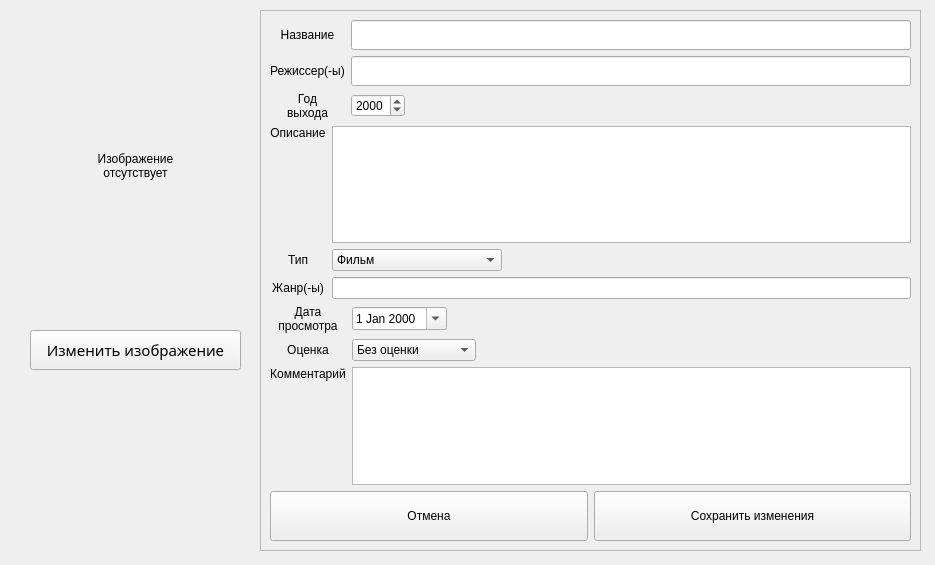
<?xml version="1.0" encoding="UTF-8"?>
<ui version="4.0">
 <class>EditRecord</class>
 <widget class="QWidget" name="EditRecord">
  <property name="geometry">
   <rect>
    <x>0</x>
    <y>0</y>
    <width>935</width>
    <height>565</height>
   </rect>
  </property>
  <property name="sizePolicy">
   <sizepolicy hsizetype="Fixed" vsizetype="Fixed">
    <horstretch>0</horstretch>
    <verstretch>0</verstretch>
   </sizepolicy>
  </property>
  <property name="windowTitle">
   <string>Редактирование</string>
  </property>
  <property name="windowIcon">
   <iconset resource="resources/resources.qrc">
    <normaloff>:/images/ico.png</normaloff>:/images/ico.png</iconset>
  </property>
  <widget class="QScrollArea" name="scrollArea">
   <property name="geometry">
    <rect>
     <x>260</x>
     <y>10</y>
     <width>661</width>
     <height>541</height>
    </rect>
   </property>
   <property name="styleSheet">
    <string notr="true"/>
   </property>
   <property name="widgetResizable">
    <bool>true</bool>
   </property>
   <widget class="QWidget" name="scrollAreaWidgetContents">
    <property name="geometry">
     <rect>
      <x>0</x>
      <y>0</y>
      <width>659</width>
      <height>539</height>
     </rect>
    </property>
    <layout class="QVBoxLayout" name="verticalLayout">
     <item>
      <layout class="QVBoxLayout" name="verticalLayout_3">
       <item>
        <layout class="QGridLayout" name="gridLayout_2">
         <item row="2" column="0">
          <widget class="QLabel" name="label_3">
           <property name="text">
            <string>Год 
выхода</string>
           </property>
           <property name="alignment">
            <set>Qt::AlignCenter</set>
           </property>
          </widget>
         </item>
         <item row="0" column="0">
          <widget class="QLabel" name="label">
           <property name="text">
            <string>Название</string>
           </property>
           <property name="alignment">
            <set>Qt::AlignCenter</set>
           </property>
          </widget>
         </item>
         <item row="2" column="1">
          <layout class="QHBoxLayout" name="horizontalLayout">
           <item>
            <widget class="QDateEdit" name="releaseDateEdit">
             <property name="minimumDate">
              <date>
               <year>1900</year>
               <month>1</month>
               <day>1</day>
              </date>
             </property>
             <property name="currentSection">
              <enum>QDateTimeEdit::YearSection</enum>
             </property>
             <property name="displayFormat">
              <string>yyyy</string>
             </property>
             <property name="calendarPopup">
              <bool>false</bool>
             </property>
            </widget>
           </item>
           <item>
            <spacer name="horizontalSpacer">
             <property name="orientation">
              <enum>Qt::Horizontal</enum>
             </property>
             <property name="sizeHint" stdset="0">
              <size>
               <width>40</width>
               <height>20</height>
              </size>
             </property>
            </spacer>
           </item>
          </layout>
         </item>
         <item row="0" column="1">
          <widget class="QLineEdit" name="nameLineEdit">
           <property name="font">
            <font>
             <family>Calibri Light</family>
             <pointsize>11</pointsize>
            </font>
           </property>
          </widget>
         </item>
         <item row="1" column="0">
          <widget class="QLabel" name="label_2">
           <property name="text">
            <string>Режиссер(-ы)</string>
           </property>
           <property name="alignment">
            <set>Qt::AlignCenter</set>
           </property>
          </widget>
         </item>
         <item row="1" column="1">
          <widget class="QLineEdit" name="authorLineEdit">
           <property name="font">
            <font>
             <family>Calibri Light</family>
             <pointsize>11</pointsize>
            </font>
           </property>
          </widget>
         </item>
        </layout>
       </item>
       <item>
        <layout class="QGridLayout" name="gridLayout_3">
         <item row="1" column="0">
          <widget class="QLabel" name="label_8">
           <property name="text">
            <string>Тип</string>
           </property>
           <property name="alignment">
            <set>Qt::AlignCenter</set>
           </property>
          </widget>
         </item>
         <item row="2" column="0">
          <widget class="QLabel" name="label_5">
           <property name="text">
            <string>Жанр(-ы)</string>
           </property>
           <property name="alignment">
            <set>Qt::AlignCenter</set>
           </property>
          </widget>
         </item>
         <item row="0" column="0">
          <widget class="QLabel" name="label_4">
           <property name="text">
            <string>Описание</string>
           </property>
           <property name="alignment">
            <set>Qt::AlignHCenter|Qt::AlignTop</set>
           </property>
          </widget>
         </item>
         <item row="0" column="1">
          <widget class="QTextEdit" name="descriptionTextEdit">
           <property name="font">
            <font>
             <family>Calibri Light</family>
             <pointsize>11</pointsize>
            </font>
           </property>
           <property name="lineWidth">
            <number>1</number>
           </property>
          </widget>
         </item>
         <item row="2" column="1">
          <widget class="QLineEdit" name="genresLineEdit"/>
         </item>
         <item row="1" column="1">
          <layout class="QHBoxLayout" name="horizontalLayout_5">
           <item>
            <widget class="QComboBox" name="typeComboBox">
             <property name="currentText">
              <string>Фильм</string>
             </property>
             <item>
              <property name="text">
               <string>Фильм</string>
              </property>
             </item>
             <item>
              <property name="text">
               <string>Сериал</string>
              </property>
             </item>
             <item>
              <property name="text">
               <string>Мультфильм</string>
              </property>
             </item>
             <item>
              <property name="text">
               <string>Мультсериал</string>
              </property>
             </item>
             <item>
              <property name="text">
               <string>Полнометражное аниме</string>
              </property>
             </item>
             <item>
              <property name="text">
               <string>Аниме</string>
              </property>
             </item>
            </widget>
           </item>
           <item>
            <spacer name="horizontalSpacer_2">
             <property name="orientation">
              <enum>Qt::Horizontal</enum>
             </property>
             <property name="sizeHint" stdset="0">
              <size>
               <width>40</width>
               <height>20</height>
              </size>
             </property>
            </spacer>
           </item>
          </layout>
         </item>
        </layout>
       </item>
       <item>
        <layout class="QGridLayout" name="gridLayout_4">
         <item row="2" column="0">
          <widget class="QLabel" name="label_7">
           <property name="text">
            <string>Комментарий</string>
           </property>
           <property name="alignment">
            <set>Qt::AlignHCenter|Qt::AlignTop</set>
           </property>
          </widget>
         </item>
         <item row="0" column="0">
          <widget class="QLabel" name="label_6">
           <property name="text">
            <string>Дата 
просмотра</string>
           </property>
           <property name="alignment">
            <set>Qt::AlignCenter</set>
           </property>
          </widget>
         </item>
         <item row="0" column="1">
          <layout class="QHBoxLayout" name="horizontalLayout_2">
           <item>
            <widget class="QDateEdit" name="viewDateEdit">
             <property name="calendarPopup">
              <bool>true</bool>
             </property>
            </widget>
           </item>
           <item>
            <spacer name="horizontalSpacer_3">
             <property name="orientation">
              <enum>Qt::Horizontal</enum>
             </property>
             <property name="sizeHint" stdset="0">
              <size>
               <width>40</width>
               <height>20</height>
              </size>
             </property>
            </spacer>
           </item>
          </layout>
         </item>
         <item row="2" column="1">
          <widget class="QTextEdit" name="commentTextEdit">
           <property name="font">
            <font>
             <family>Calibri Light</family>
             <pointsize>11</pointsize>
            </font>
           </property>
          </widget>
         </item>
         <item row="1" column="0">
          <widget class="QLabel" name="label_9">
           <property name="text">
            <string>Оценка</string>
           </property>
           <property name="alignment">
            <set>Qt::AlignCenter</set>
           </property>
          </widget>
         </item>
         <item row="1" column="1">
          <layout class="QHBoxLayout" name="horizontalLayout_4">
           <item>
            <widget class="QComboBox" name="scoreComboBox">
             <property name="currentText">
              <string>Без оценки</string>
             </property>
             <item>
              <property name="text">
               <string>Без оценки</string>
              </property>
             </item>
             <item>
              <property name="text">
               <string>(1) Хуже некуда</string>
              </property>
             </item>
             <item>
              <property name="text">
               <string>(2) Ужасно</string>
              </property>
             </item>
             <item>
              <property name="text">
               <string>(3) Очень плохо</string>
              </property>
             </item>
             <item>
              <property name="text">
               <string>(4) Плохо</string>
              </property>
             </item>
             <item>
              <property name="text">
               <string>(5) Более-менее</string>
              </property>
             </item>
             <item>
              <property name="text">
               <string>(6) Нормально</string>
              </property>
             </item>
             <item>
              <property name="text">
               <string>(7) Хорошо</string>
              </property>
             </item>
             <item>
              <property name="text">
               <string>(8) Отлично</string>
              </property>
             </item>
             <item>
              <property name="text">
               <string>(9) Великолепно</string>
              </property>
             </item>
             <item>
              <property name="text">
               <string>(10) Эпик вин!</string>
              </property>
             </item>
            </widget>
           </item>
           <item>
            <spacer name="horizontalSpacer_4">
             <property name="orientation">
              <enum>Qt::Horizontal</enum>
             </property>
             <property name="sizeHint" stdset="0">
              <size>
               <width>40</width>
               <height>20</height>
              </size>
             </property>
            </spacer>
           </item>
          </layout>
         </item>
        </layout>
       </item>
       <item>
        <layout class="QHBoxLayout" name="horizontalLayout_3">
         <item>
          <widget class="QPushButton" name="CancelButton">
           <property name="sizePolicy">
            <sizepolicy hsizetype="Minimum" vsizetype="Fixed">
             <horstretch>0</horstretch>
             <verstretch>0</verstretch>
            </sizepolicy>
           </property>
           <property name="styleSheet">
            <string notr="true"/>
           </property>
           <property name="text">
            <string>
Отмена
</string>
           </property>
          </widget>
         </item>
         <item>
          <widget class="QPushButton" name="SaveButton">
           <property name="styleSheet">
            <string notr="true"/>
           </property>
           <property name="text">
            <string>
Сохранить изменения
</string>
           </property>
          </widget>
         </item>
        </layout>
       </item>
      </layout>
     </item>
    </layout>
   </widget>
  </widget>
  <widget class="QLabel" name="picture">
   <property name="geometry">
    <rect>
     <x>30</x>
     <y>20</y>
     <width>211</width>
     <height>291</height>
    </rect>
   </property>
   <property name="styleSheet">
    <string notr="true"/>
   </property>
   <property name="text">
    <string>Изображение
отсутствует</string>
   </property>
   <property name="alignment">
    <set>Qt::AlignCenter</set>
   </property>
  </widget>
  <widget class="QPushButton" name="uploadPicture">
   <property name="geometry">
    <rect>
     <x>30</x>
     <y>330</y>
     <width>211</width>
     <height>40</height>
    </rect>
   </property>
   <property name="font">
    <font>
     <family>Calibri Light</family>
     <pointsize>11</pointsize>
    </font>
   </property>
   <property name="styleSheet">
    <string notr="true"/>
   </property>
   <property name="text">
    <string>Изменить изображение</string>
   </property>
  </widget>
 </widget>
 <resources>
  <include location="resources/resources.qrc"/>
 </resources>
 <connections/>
</ui>
